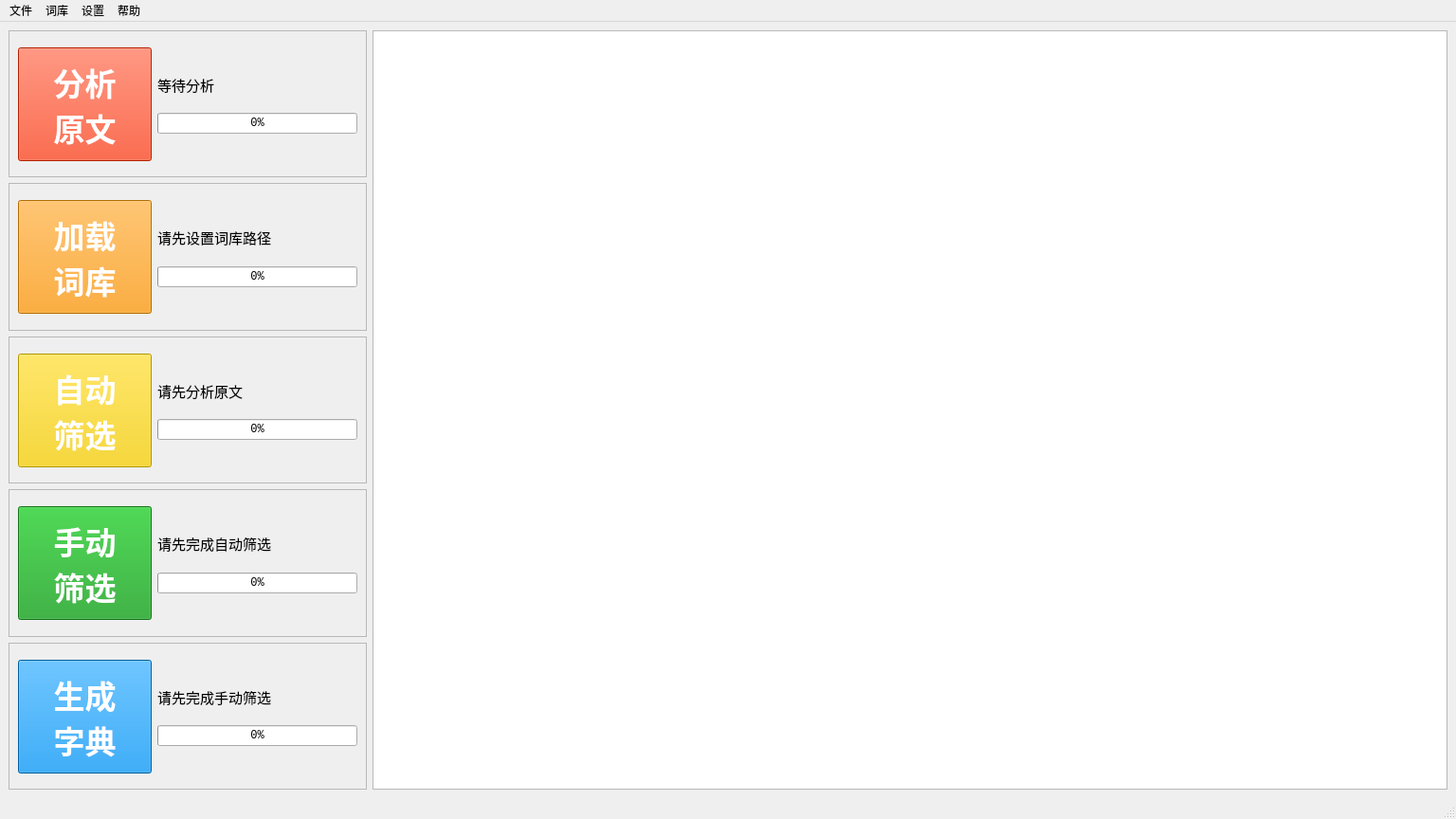
<?xml version="1.0" encoding="UTF-8"?>
<ui version="4.0">
 <class>MainWindow</class>
 <widget class="QMainWindow" name="MainWindow">
  <property name="geometry">
   <rect>
    <x>0</x>
    <y>0</y>
    <width>1536</width>
    <height>864</height>
   </rect>
  </property>
  <property name="windowTitle">
   <string>英文字典生成器</string>
  </property>
  <property name="windowIcon">
   <iconset resource="../Resources/res.qrc">
    <normaloff>:/icon.ico</normaloff>:/icon.ico</iconset>
  </property>
  <widget class="QWidget" name="centralwidget">
   <layout class="QHBoxLayout" name="horizontalLayout_6" stretch="1,3">
    <item>
     <layout class="QVBoxLayout" name="verticalLayout_11">
      <item>
       <widget class="QFrame" name="frame">
        <property name="frameShape">
         <enum>QFrame::StyledPanel</enum>
        </property>
        <property name="frameShadow">
         <enum>QFrame::Raised</enum>
        </property>
        <layout class="QHBoxLayout" name="horizontalLayout" stretch="2,3">
         <item>
          <layout class="QVBoxLayout" name="verticalLayout" stretch="1,16,1">
           <item>
            <spacer name="verticalSpacer">
             <property name="orientation">
              <enum>Qt::Vertical</enum>
             </property>
             <property name="sizeHint" stdset="0">
              <size>
               <width>20</width>
               <height>40</height>
              </size>
             </property>
            </spacer>
           </item>
           <item>
            <widget class="QPushButton" name="pushButton">
             <property name="sizePolicy">
              <sizepolicy hsizetype="Expanding" vsizetype="Expanding">
               <horstretch>0</horstretch>
               <verstretch>0</verstretch>
              </sizepolicy>
             </property>
             <property name="font">
              <font>
               <family>等线</family>
               <pointsize>25</pointsize>
               <weight>75</weight>
               <bold>true</bold>
              </font>
             </property>
             <property name="statusTip">
              <string>将原文拆分为单词并去重</string>
             </property>
             <property name="styleSheet">
              <string notr="true">background-color:rgb(250, 45, 0);
color:rgb(255,255,255);</string>
             </property>
             <property name="text">
              <string>分析
原文</string>
             </property>
            </widget>
           </item>
           <item>
            <spacer name="verticalSpacer_2">
             <property name="orientation">
              <enum>Qt::Vertical</enum>
             </property>
             <property name="sizeHint" stdset="0">
              <size>
               <width>20</width>
               <height>40</height>
              </size>
             </property>
            </spacer>
           </item>
          </layout>
         </item>
         <item>
          <layout class="QVBoxLayout" name="verticalLayout_2" stretch="3,1,1,1,3">
           <item>
            <spacer name="verticalSpacer_4">
             <property name="orientation">
              <enum>Qt::Vertical</enum>
             </property>
             <property name="sizeHint" stdset="0">
              <size>
               <width>20</width>
               <height>40</height>
              </size>
             </property>
            </spacer>
           </item>
           <item>
            <widget class="QLabel" name="label">
             <property name="font">
              <font>
               <family>黑体</family>
               <pointsize>11</pointsize>
              </font>
             </property>
             <property name="text">
              <string>等待分析</string>
             </property>
            </widget>
           </item>
           <item>
            <spacer name="verticalSpacer_3">
             <property name="orientation">
              <enum>Qt::Vertical</enum>
             </property>
             <property name="sizeHint" stdset="0">
              <size>
               <width>20</width>
               <height>40</height>
              </size>
             </property>
            </spacer>
           </item>
           <item>
            <widget class="QProgressBar" name="progressBar">
             <property name="font">
              <font>
               <family>Consolas</family>
              </font>
             </property>
             <property name="value">
              <number>0</number>
             </property>
            </widget>
           </item>
           <item>
            <spacer name="verticalSpacer_5">
             <property name="orientation">
              <enum>Qt::Vertical</enum>
             </property>
             <property name="sizeHint" stdset="0">
              <size>
               <width>20</width>
               <height>40</height>
              </size>
             </property>
            </spacer>
           </item>
          </layout>
         </item>
        </layout>
       </widget>
      </item>
      <item>
       <widget class="QFrame" name="frame_2">
        <property name="frameShape">
         <enum>QFrame::StyledPanel</enum>
        </property>
        <property name="frameShadow">
         <enum>QFrame::Raised</enum>
        </property>
        <layout class="QHBoxLayout" name="horizontalLayout_2" stretch="2,3">
         <item>
          <layout class="QVBoxLayout" name="verticalLayout_3" stretch="1,16,1">
           <item>
            <spacer name="verticalSpacer_6">
             <property name="orientation">
              <enum>Qt::Vertical</enum>
             </property>
             <property name="sizeHint" stdset="0">
              <size>
               <width>20</width>
               <height>40</height>
              </size>
             </property>
            </spacer>
           </item>
           <item>
            <widget class="QPushButton" name="pushButton_2">
             <property name="sizePolicy">
              <sizepolicy hsizetype="Expanding" vsizetype="Expanding">
               <horstretch>0</horstretch>
               <verstretch>0</verstretch>
              </sizepolicy>
             </property>
             <property name="font">
              <font>
               <family>等线</family>
               <pointsize>25</pointsize>
               <weight>75</weight>
               <bold>true</bold>
              </font>
             </property>
             <property name="statusTip">
              <string>将目标词库解码</string>
             </property>
             <property name="styleSheet">
              <string notr="true">background-color:rgb(252, 151, 0);
color:rgb(255,255,255);</string>
             </property>
             <property name="text">
              <string>加载
词库</string>
             </property>
            </widget>
           </item>
           <item>
            <spacer name="verticalSpacer_7">
             <property name="orientation">
              <enum>Qt::Vertical</enum>
             </property>
             <property name="sizeHint" stdset="0">
              <size>
               <width>20</width>
               <height>40</height>
              </size>
             </property>
            </spacer>
           </item>
          </layout>
         </item>
         <item>
          <layout class="QVBoxLayout" name="verticalLayout_4" stretch="3,1,1,1,3">
           <item>
            <spacer name="verticalSpacer_8">
             <property name="orientation">
              <enum>Qt::Vertical</enum>
             </property>
             <property name="sizeHint" stdset="0">
              <size>
               <width>20</width>
               <height>40</height>
              </size>
             </property>
            </spacer>
           </item>
           <item>
            <widget class="QLabel" name="label_2">
             <property name="font">
              <font>
               <family>黑体</family>
               <pointsize>11</pointsize>
              </font>
             </property>
             <property name="text">
              <string>请先设置词库路径</string>
             </property>
            </widget>
           </item>
           <item>
            <spacer name="verticalSpacer_9">
             <property name="orientation">
              <enum>Qt::Vertical</enum>
             </property>
             <property name="sizeHint" stdset="0">
              <size>
               <width>20</width>
               <height>40</height>
              </size>
             </property>
            </spacer>
           </item>
           <item>
            <widget class="QProgressBar" name="progressBar_2">
             <property name="font">
              <font>
               <family>Consolas</family>
              </font>
             </property>
             <property name="value">
              <number>0</number>
             </property>
            </widget>
           </item>
           <item>
            <spacer name="verticalSpacer_10">
             <property name="orientation">
              <enum>Qt::Vertical</enum>
             </property>
             <property name="sizeHint" stdset="0">
              <size>
               <width>20</width>
               <height>40</height>
              </size>
             </property>
            </spacer>
           </item>
          </layout>
         </item>
        </layout>
       </widget>
      </item>
      <item>
       <widget class="QFrame" name="frame_3">
        <property name="frameShape">
         <enum>QFrame::StyledPanel</enum>
        </property>
        <property name="frameShadow">
         <enum>QFrame::Raised</enum>
        </property>
        <layout class="QHBoxLayout" name="horizontalLayout_3" stretch="2,3">
         <item>
          <layout class="QVBoxLayout" name="verticalLayout_5" stretch="1,16,1">
           <item>
            <spacer name="verticalSpacer_11">
             <property name="orientation">
              <enum>Qt::Vertical</enum>
             </property>
             <property name="sizeHint" stdset="0">
              <size>
               <width>20</width>
               <height>40</height>
              </size>
             </property>
            </spacer>
           </item>
           <item>
            <widget class="QPushButton" name="pushButton_3">
             <property name="sizePolicy">
              <sizepolicy hsizetype="Expanding" vsizetype="Expanding">
               <horstretch>0</horstretch>
               <verstretch>0</verstretch>
              </sizepolicy>
             </property>
             <property name="font">
              <font>
               <family>等线</family>
               <pointsize>25</pointsize>
               <weight>75</weight>
               <bold>true</bold>
              </font>
             </property>
             <property name="statusTip">
              <string>利用已加载的词库对单词进行粗略筛选</string>
             </property>
             <property name="styleSheet">
              <string notr="true">background-color:rgb(248, 208, 0);
color:rgb(255,255,255);</string>
             </property>
             <property name="text">
              <string>自动
筛选</string>
             </property>
            </widget>
           </item>
           <item>
            <spacer name="verticalSpacer_12">
             <property name="orientation">
              <enum>Qt::Vertical</enum>
             </property>
             <property name="sizeHint" stdset="0">
              <size>
               <width>20</width>
               <height>40</height>
              </size>
             </property>
            </spacer>
           </item>
          </layout>
         </item>
         <item>
          <layout class="QVBoxLayout" name="verticalLayout_6" stretch="3,1,1,1,3">
           <item>
            <spacer name="verticalSpacer_13">
             <property name="orientation">
              <enum>Qt::Vertical</enum>
             </property>
             <property name="sizeHint" stdset="0">
              <size>
               <width>20</width>
               <height>40</height>
              </size>
             </property>
            </spacer>
           </item>
           <item>
            <widget class="QLabel" name="label_3">
             <property name="font">
              <font>
               <family>黑体</family>
               <pointsize>11</pointsize>
              </font>
             </property>
             <property name="text">
              <string>请先分析原文</string>
             </property>
            </widget>
           </item>
           <item>
            <spacer name="verticalSpacer_14">
             <property name="orientation">
              <enum>Qt::Vertical</enum>
             </property>
             <property name="sizeHint" stdset="0">
              <size>
               <width>20</width>
               <height>40</height>
              </size>
             </property>
            </spacer>
           </item>
           <item>
            <widget class="QProgressBar" name="progressBar_3">
             <property name="font">
              <font>
               <family>Consolas</family>
              </font>
             </property>
             <property name="value">
              <number>0</number>
             </property>
            </widget>
           </item>
           <item>
            <spacer name="verticalSpacer_15">
             <property name="orientation">
              <enum>Qt::Vertical</enum>
             </property>
             <property name="sizeHint" stdset="0">
              <size>
               <width>20</width>
               <height>40</height>
              </size>
             </property>
            </spacer>
           </item>
          </layout>
         </item>
        </layout>
       </widget>
      </item>
      <item>
       <widget class="QFrame" name="frame_4">
        <property name="frameShape">
         <enum>QFrame::StyledPanel</enum>
        </property>
        <property name="frameShadow">
         <enum>QFrame::Raised</enum>
        </property>
        <layout class="QHBoxLayout" name="horizontalLayout_4" stretch="2,3">
         <item>
          <layout class="QVBoxLayout" name="verticalLayout_7" stretch="1,16,1">
           <item>
            <spacer name="verticalSpacer_16">
             <property name="orientation">
              <enum>Qt::Vertical</enum>
             </property>
             <property name="sizeHint" stdset="0">
              <size>
               <width>20</width>
               <height>40</height>
              </size>
             </property>
            </spacer>
           </item>
           <item>
            <widget class="QPushButton" name="pushButton_4">
             <property name="sizePolicy">
              <sizepolicy hsizetype="Expanding" vsizetype="Expanding">
               <horstretch>0</horstretch>
               <verstretch>0</verstretch>
              </sizepolicy>
             </property>
             <property name="font">
              <font>
               <family>等线</family>
               <pointsize>25</pointsize>
               <weight>75</weight>
               <bold>true</bold>
              </font>
             </property>
             <property name="statusTip">
              <string>手动筛选剩余单词</string>
             </property>
             <property name="styleSheet">
              <string notr="true">background-color:rgb(25, 160, 32);
color:rgb(255,255,255);</string>
             </property>
             <property name="text">
              <string>手动
筛选</string>
             </property>
            </widget>
           </item>
           <item>
            <spacer name="verticalSpacer_17">
             <property name="orientation">
              <enum>Qt::Vertical</enum>
             </property>
             <property name="sizeHint" stdset="0">
              <size>
               <width>20</width>
               <height>40</height>
              </size>
             </property>
            </spacer>
           </item>
          </layout>
         </item>
         <item>
          <layout class="QVBoxLayout" name="verticalLayout_8" stretch="3,1,1,1,3">
           <item>
            <spacer name="verticalSpacer_18">
             <property name="orientation">
              <enum>Qt::Vertical</enum>
             </property>
             <property name="sizeHint" stdset="0">
              <size>
               <width>20</width>
               <height>40</height>
              </size>
             </property>
            </spacer>
           </item>
           <item>
            <widget class="QLabel" name="label_4">
             <property name="font">
              <font>
               <family>黑体</family>
               <pointsize>11</pointsize>
              </font>
             </property>
             <property name="text">
              <string>请先完成自动筛选</string>
             </property>
            </widget>
           </item>
           <item>
            <spacer name="verticalSpacer_19">
             <property name="orientation">
              <enum>Qt::Vertical</enum>
             </property>
             <property name="sizeHint" stdset="0">
              <size>
               <width>20</width>
               <height>40</height>
              </size>
             </property>
            </spacer>
           </item>
           <item>
            <widget class="QProgressBar" name="progressBar_4">
             <property name="font">
              <font>
               <family>Consolas</family>
              </font>
             </property>
             <property name="value">
              <number>0</number>
             </property>
            </widget>
           </item>
           <item>
            <spacer name="verticalSpacer_20">
             <property name="orientation">
              <enum>Qt::Vertical</enum>
             </property>
             <property name="sizeHint" stdset="0">
              <size>
               <width>20</width>
               <height>40</height>
              </size>
             </property>
            </spacer>
           </item>
          </layout>
         </item>
        </layout>
       </widget>
      </item>
      <item>
       <widget class="QFrame" name="frame_5">
        <property name="frameShape">
         <enum>QFrame::StyledPanel</enum>
        </property>
        <property name="frameShadow">
         <enum>QFrame::Raised</enum>
        </property>
        <layout class="QHBoxLayout" name="horizontalLayout_5" stretch="2,3">
         <item>
          <layout class="QVBoxLayout" name="verticalLayout_9" stretch="1,16,1">
           <item>
            <spacer name="verticalSpacer_21">
             <property name="orientation">
              <enum>Qt::Vertical</enum>
             </property>
             <property name="sizeHint" stdset="0">
              <size>
               <width>20</width>
               <height>40</height>
              </size>
             </property>
            </spacer>
           </item>
           <item>
            <widget class="QPushButton" name="pushButton_5">
             <property name="sizePolicy">
              <sizepolicy hsizetype="Expanding" vsizetype="Expanding">
               <horstretch>0</horstretch>
               <verstretch>0</verstretch>
              </sizepolicy>
             </property>
             <property name="font">
              <font>
               <family>等线</family>
               <pointsize>25</pointsize>
               <weight>75</weight>
               <bold>true</bold>
              </font>
             </property>
             <property name="statusTip">
              <string>将剩余单词编制为字典</string>
             </property>
             <property name="styleSheet">
              <string notr="true">background-color:rgb(2,131,223);
color:rgb(255,255,255);</string>
             </property>
             <property name="text">
              <string>生成
字典</string>
             </property>
            </widget>
           </item>
           <item>
            <spacer name="verticalSpacer_22">
             <property name="orientation">
              <enum>Qt::Vertical</enum>
             </property>
             <property name="sizeHint" stdset="0">
              <size>
               <width>20</width>
               <height>40</height>
              </size>
             </property>
            </spacer>
           </item>
          </layout>
         </item>
         <item>
          <layout class="QVBoxLayout" name="verticalLayout_10" stretch="3,1,1,1,3">
           <item>
            <spacer name="verticalSpacer_23">
             <property name="orientation">
              <enum>Qt::Vertical</enum>
             </property>
             <property name="sizeHint" stdset="0">
              <size>
               <width>20</width>
               <height>40</height>
              </size>
             </property>
            </spacer>
           </item>
           <item>
            <widget class="QLabel" name="label_5">
             <property name="font">
              <font>
               <family>黑体</family>
               <pointsize>11</pointsize>
              </font>
             </property>
             <property name="text">
              <string>请先完成手动筛选</string>
             </property>
            </widget>
           </item>
           <item>
            <spacer name="verticalSpacer_24">
             <property name="orientation">
              <enum>Qt::Vertical</enum>
             </property>
             <property name="sizeHint" stdset="0">
              <size>
               <width>20</width>
               <height>40</height>
              </size>
             </property>
            </spacer>
           </item>
           <item>
            <widget class="QProgressBar" name="progressBar_5">
             <property name="font">
              <font>
               <family>Consolas</family>
              </font>
             </property>
             <property name="value">
              <number>0</number>
             </property>
            </widget>
           </item>
           <item>
            <spacer name="verticalSpacer_25">
             <property name="orientation">
              <enum>Qt::Vertical</enum>
             </property>
             <property name="sizeHint" stdset="0">
              <size>
               <width>20</width>
               <height>40</height>
              </size>
             </property>
            </spacer>
           </item>
          </layout>
         </item>
        </layout>
       </widget>
      </item>
     </layout>
    </item>
    <item>
     <widget class="QTextEdit" name="textEdit">
      <property name="font">
       <font>
        <family>Consolas</family>
        <pointsize>12</pointsize>
       </font>
      </property>
      <property name="statusTip">
       <string>请将文本粘贴至此，或打开文件</string>
      </property>
      <property name="html">
       <string>&lt;!DOCTYPE HTML PUBLIC &quot;-//W3C//DTD HTML 4.0//EN&quot; &quot;http://www.w3.org/TR/REC-html40/strict.dtd&quot;&gt;
&lt;html&gt;&lt;head&gt;&lt;meta name=&quot;qrichtext&quot; content=&quot;1&quot; /&gt;&lt;style type=&quot;text/css&quot;&gt;
p, li { white-space: pre-wrap; }
&lt;/style&gt;&lt;/head&gt;&lt;body style=&quot; font-family:'Consolas'; font-size:12pt; font-weight:400; font-style:normal;&quot;&gt;
&lt;p style=&quot;-qt-paragraph-type:empty; margin-top:0px; margin-bottom:0px; margin-left:0px; margin-right:0px; -qt-block-indent:0; text-indent:0px;&quot;&gt;&lt;br /&gt;&lt;/p&gt;&lt;/body&gt;&lt;/html&gt;</string>
      </property>
     </widget>
    </item>
   </layout>
  </widget>
  <widget class="QMenuBar" name="menubar">
   <property name="geometry">
    <rect>
     <x>0</x>
     <y>0</y>
     <width>1536</width>
     <height>23</height>
    </rect>
   </property>
   <widget class="QMenu" name="menu">
    <property name="title">
     <string>文件</string>
    </property>
    <addaction name="actionopen"/>
    <addaction name="actionsave"/>
    <addaction name="actionsaveas"/>
   </widget>
   <widget class="QMenu" name="menu_2">
    <property name="title">
     <string>词库</string>
    </property>
    <addaction name="actionnew"/>
    <addaction name="actionunion"/>
   </widget>
   <widget class="QMenu" name="menu_3">
    <property name="title">
     <string>设置</string>
    </property>
    <addaction name="actionpath"/>
    <addaction name="actionmode"/>
   </widget>
   <widget class="QMenu" name="menu_4">
    <property name="title">
     <string>帮助</string>
    </property>
    <addaction name="actionhelp"/>
   </widget>
   <addaction name="menu"/>
   <addaction name="menu_2"/>
   <addaction name="menu_3"/>
   <addaction name="menu_4"/>
  </widget>
  <widget class="QStatusBar" name="statusbar"/>
  <action name="actionopen">
   <property name="text">
    <string>打开</string>
   </property>
   <property name="toolTip">
    <string>打开</string>
   </property>
   <property name="shortcut">
    <string>Ctrl+O</string>
   </property>
   <property name="shortcutVisibleInContextMenu">
    <bool>true</bool>
   </property>
  </action>
  <action name="actionsave">
   <property name="text">
    <string>保存</string>
   </property>
   <property name="shortcut">
    <string>Ctrl+S</string>
   </property>
   <property name="shortcutVisibleInContextMenu">
    <bool>true</bool>
   </property>
  </action>
  <action name="actionsaveas">
   <property name="text">
    <string>另存为</string>
   </property>
   <property name="shortcut">
    <string>Ctrl+A</string>
   </property>
   <property name="shortcutVisibleInContextMenu">
    <bool>true</bool>
   </property>
  </action>
  <action name="actionnew">
   <property name="text">
    <string>新建</string>
   </property>
   <property name="shortcut">
    <string>Ctrl+N</string>
   </property>
   <property name="shortcutVisibleInContextMenu">
    <bool>true</bool>
   </property>
  </action>
  <action name="actionunion">
   <property name="text">
    <string>合并</string>
   </property>
   <property name="shortcut">
    <string>Ctrl+U</string>
   </property>
   <property name="shortcutVisibleInContextMenu">
    <bool>true</bool>
   </property>
  </action>
  <action name="actionpath">
   <property name="text">
    <string>路径</string>
   </property>
   <property name="shortcut">
    <string>Ctrl+P</string>
   </property>
   <property name="shortcutVisibleInContextMenu">
    <bool>true</bool>
   </property>
  </action>
  <action name="actionmode">
   <property name="text">
    <string>模式</string>
   </property>
   <property name="shortcut">
    <string>Ctrl+M</string>
   </property>
   <property name="shortcutVisibleInContextMenu">
    <bool>true</bool>
   </property>
  </action>
  <action name="actionhelp">
   <property name="text">
    <string>查看帮助文档</string>
   </property>
   <property name="shortcut">
    <string>Ctrl+H</string>
   </property>
   <property name="shortcutVisibleInContextMenu">
    <bool>true</bool>
   </property>
  </action>
  <action name="actiontext">
   <property name="text">
    <string>文本</string>
   </property>
   <property name="shortcut">
    <string>Ctrl+T</string>
   </property>
   <property name="shortcutVisibleInContextMenu">
    <bool>true</bool>
   </property>
  </action>
 </widget>
 <resources>
  <include location="../Resources/res.qrc"/>
 </resources>
 <connections/>
</ui>
